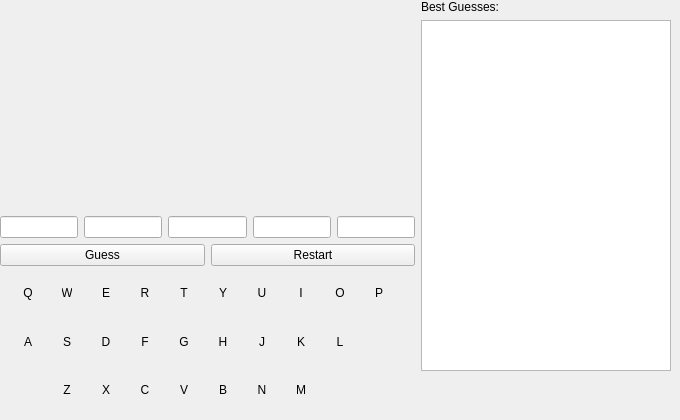
       <widget class="QWidget" name="tab">
        <property name="sizePolicy">
         <sizepolicy hsizetype="Expanding" vsizetype="Expanding">
          <horstretch>0</horstretch>
          <verstretch>0</verstretch>
         </sizepolicy>
        </property>
        <attribute name="title">
         <string>Game</string>
        </attribute>
        <widget class="QWidget" name="">
         <property name="geometry">
          <rect>
           <x>0</x>
           <y>0</y>
           <width>671</width>
           <height>411</height>
          </rect>
         </property>
         <layout class="QHBoxLayout" name="horizontalLayout_2">
          <property name="sizeConstraint">
           <enum>QLayout::SetNoConstraint</enum>
          </property>
          <item>
           <layout class="QVBoxLayout" name="verticalLayout_3">
            <item>
             <layout class="QGridLayout" name="gridLayout" rowminimumheight="20,20,20,20,20,20">
              <property name="horizontalSpacing">
               <number>5</number>
              </property>
              <item row="0" column="3">
               <widget class="QLabel" name="label_1_4">
                <property name="minimumSize">
                 <size>
                  <width>0</width>
                  <height>30</height>
                 </size>
                </property>
                <property name="text">
                 <string/>
                </property>
                <property name="alignment">
                 <set>Qt::AlignCenter</set>
                </property>
               </widget>
              </item>
              <item row="4" column="2">
               <widget class="QLabel" name="label_5_3">
                <property name="minimumSize">
                 <size>
                  <width>0</width>
                  <height>30</height>
                 </size>
                </property>
                <property name="text">
                 <string/>
                </property>
                <property name="alignment">
                 <set>Qt::AlignCenter</set>
                </property>
               </widget>
              </item>
              <item row="4" column="3">
               <widget class="QLabel" name="label_5_4">
                <property name="minimumSize">
                 <size>
                  <width>0</width>
                  <height>30</height>
                 </size>
                </property>
                <property name="text">
                 <string/>
                </property>
                <property name="alignment">
                 <set>Qt::AlignCenter</set>
                </property>
               </widget>
              </item>
              <item row="4" column="4">
               <widget class="QLabel" name="label_5_5">
                <property name="minimumSize">
                 <size>
                  <width>0</width>
                  <height>30</height>
                 </size>
                </property>
                <property name="text">
                 <string/>
                </property>
                <property name="alignment">
                 <set>Qt::AlignCenter</set>
                </property>
               </widget>
              </item>
              <item row="0" column="4">
               <widget class="QLabel" name="label_1_5">
                <property name="minimumSize">
                 <size>
                  <width>0</width>
                  <height>30</height>
                 </size>
                </property>
                <property name="text">
                 <string/>
                </property>
                <property name="alignment">
                 <set>Qt::AlignCenter</set>
                </property>
               </widget>
              </item>
              <item row="4" column="0">
               <widget class="QLabel" name="label_5_1">
                <property name="minimumSize">
                 <size>
                  <width>0</width>
                  <height>30</height>
                 </size>
                </property>
                <property name="text">
                 <string/>
                </property>
                <property name="alignment">
                 <set>Qt::AlignCenter</set>
                </property>
               </widget>
              </item>
              <item row="1" column="2">
               <widget class="QLabel" name="label_2_3">
                <property name="minimumSize">
                 <size>
                  <width>0</width>
                  <height>30</height>
                 </size>
                </property>
                <property name="text">
                 <string/>
                </property>
                <property name="alignment">
                 <set>Qt::AlignCenter</set>
                </property>
               </widget>
              </item>
              <item row="1" column="0">
               <widget class="QLabel" name="label_2_1">
                <property name="minimumSize">
                 <size>
                  <width>0</width>
                  <height>30</height>
                 </size>
                </property>
                <property name="text">
                 <string/>
                </property>
                <property name="alignment">
                 <set>Qt::AlignCenter</set>
                </property>
               </widget>
              </item>
              <item row="2" column="1">
               <widget class="QLabel" name="label_3_2">
                <property name="minimumSize">
                 <size>
                  <width>0</width>
                  <height>30</height>
                 </size>
                </property>
                <property name="text">
                 <string/>
                </property>
                <property name="alignment">
                 <set>Qt::AlignCenter</set>
                </property>
               </widget>
              </item>
              <item row="1" column="4">
               <widget class="QLabel" name="label_2_5">
                <property name="minimumSize">
                 <size>
                  <width>0</width>
                  <height>30</height>
                 </size>
                </property>
                <property name="text">
                 <string/>
                </property>
                <property name="alignment">
                 <set>Qt::AlignCenter</set>
                </property>
               </widget>
              </item>
              <item row="2" column="0">
               <widget class="QLabel" name="label_3_1">
                <property name="minimumSize">
                 <size>
                  <width>0</width>
                  <height>30</height>
                 </size>
                </property>
                <property name="text">
                 <string/>
                </property>
                <property name="alignment">
                 <set>Qt::AlignCenter</set>
                </property>
               </widget>
              </item>
              <item row="3" column="0">
               <widget class="QLabel" name="label_4_1">
                <property name="minimumSize">
                 <size>
                  <width>0</width>
                  <height>30</height>
                 </size>
                </property>
                <property name="text">
                 <string/>
                </property>
                <property name="alignment">
                 <set>Qt::AlignCenter</set>
                </property>
               </widget>
              </item>
              <item row="2" column="3">
               <widget class="QLabel" name="label_3_4">
                <property name="minimumSize">
                 <size>
                  <width>0</width>
                  <height>30</height>
                 </size>
                </property>
                <property name="text">
                 <string/>
                </property>
                <property name="alignment">
                 <set>Qt::AlignCenter</set>
                </property>
               </widget>
              </item>
              <item row="3" column="1">
               <widget class="QLabel" name="label_4_2">
                <property name="minimumSize">
                 <size>
                  <width>0</width>
                  <height>30</height>
                 </size>
                </property>
                <property name="text">
                 <string/>
                </property>
                <property name="alignment">
                 <set>Qt::AlignCenter</set>
                </property>
               </widget>
              </item>
              <item row="1" column="3">
               <widget class="QLabel" name="label_2_4">
                <property name="minimumSize">
                 <size>
                  <width>0</width>
                  <height>30</height>
                 </size>
                </property>
                <property name="text">
                 <string/>
                </property>
                <property name="alignment">
                 <set>Qt::AlignCenter</set>
                </property>
               </widget>
              </item>
              <item row="3" column="2">
               <widget class="QLabel" name="label_4_3">
                <property name="minimumSize">
                 <size>
                  <width>0</width>
                  <height>30</height>
                 </size>
                </property>
                <property name="text">
                 <string/>
                </property>
                <property name="alignment">
                 <set>Qt::AlignCenter</set>
                </property>
               </widget>
              </item>
              <item row="0" column="1">
               <widget class="QLabel" name="label_1_2">
                <property name="minimumSize">
                 <size>
                  <width>0</width>
                  <height>30</height>
                 </size>
                </property>
                <property name="text">
                 <string/>
                </property>
                <property name="alignment">
                 <set>Qt::AlignCenter</set>
                </property>
               </widget>
              </item>
              <item row="2" column="4">
               <widget class="QLabel" name="label_3_5">
                <property name="minimumSize">
                 <size>
                  <width>0</width>
                  <height>30</height>
                 </size>
                </property>
                <property name="text">
                 <string/>
                </property>
                <property name="alignment">
                 <set>Qt::AlignCenter</set>
                </property>
               </widget>
              </item>
              <item row="2" column="2">
               <widget class="QLabel" name="label_3_3">
                <property name="minimumSize">
                 <size>
                  <width>0</width>
                  <height>30</height>
                 </size>
                </property>
                <property name="text">
                 <string/>
                </property>
                <property name="alignment">
                 <set>Qt::AlignCenter</set>
                </property>
               </widget>
              </item>
              <item row="0" column="0">
               <widget class="QLabel" name="label_1_1">
                <property name="minimumSize">
                 <size>
                  <width>0</width>
                  <height>30</height>
                 </size>
                </property>
                <property name="text">
                 <string/>
                </property>
                <property name="alignment">
                 <set>Qt::AlignCenter</set>
                </property>
               </widget>
              </item>
              <item row="3" column="4">
               <widget class="QLabel" name="label_4_5">
                <property name="minimumSize">
                 <size>
                  <width>0</width>
                  <height>30</height>
                 </size>
                </property>
                <property name="text">
                 <string/>
                </property>
                <property name="alignment">
                 <set>Qt::AlignCenter</set>
                </property>
               </widget>
              </item>
              <item row="1" column="1">
               <widget class="QLabel" name="label_2_2">
                <property name="minimumSize">
                 <size>
                  <width>0</width>
                  <height>30</height>
                 </size>
                </property>
                <property name="text">
                 <string/>
                </property>
                <property name="alignment">
                 <set>Qt::AlignCenter</set>
                </property>
               </widget>
              </item>
              <item row="4" column="1">
               <widget class="QLabel" name="label_5_2">
                <property name="minimumSize">
                 <size>
                  <width>0</width>
                  <height>30</height>
                 </size>
                </property>
                <property name="text">
                 <string/>
                </property>
                <property name="alignment">
                 <set>Qt::AlignCenter</set>
                </property>
               </widget>
              </item>
              <item row="0" column="2">
               <widget class="QLabel" name="label_1_3">
                <property name="minimumSize">
                 <size>
                  <width>0</width>
                  <height>30</height>
                 </size>
                </property>
                <property name="text">
                 <string/>
                </property>
                <property name="alignment">
                 <set>Qt::AlignCenter</set>
                </property>
               </widget>
              </item>
              <item row="3" column="3">
               <widget class="QLabel" name="label_4_4">
                <property name="minimumSize">
                 <size>
                  <width>0</width>
                  <height>30</height>
                 </size>
                </property>
                <property name="text">
                 <string/>
                </property>
                <property name="alignment">
                 <set>Qt::AlignCenter</set>
                </property>
               </widget>
              </item>
              <item row="5" column="0">
               <widget class="QLabel" name="label_6_1">
                <property name="minimumSize">
                 <size>
                  <width>0</width>
                  <height>30</height>
                 </size>
                </property>
                <property name="text">
                 <string/>
                </property>
                <property name="alignment">
                 <set>Qt::AlignCenter</set>
                </property>
               </widget>
              </item>
              <item row="5" column="1">
               <widget class="QLabel" name="label_6_2">
                <property name="minimumSize">
                 <size>
                  <width>0</width>
                  <height>30</height>
                 </size>
                </property>
                <property name="text">
                 <string/>
                </property>
                <property name="alignment">
                 <set>Qt::AlignCenter</set>
                </property>
               </widget>
              </item>
              <item row="5" column="2">
               <widget class="QLabel" name="label_6_3">
                <property name="minimumSize">
                 <size>
                  <width>0</width>
                  <height>30</height>
                 </size>
                </property>
                <property name="text">
                 <string/>
                </property>
                <property name="alignment">
                 <set>Qt::AlignCenter</set>
                </property>
               </widget>
              </item>
              <item row="5" column="3">
               <widget class="QLabel" name="label_6_4">
                <property name="minimumSize">
                 <size>
                  <width>0</width>
                  <height>30</height>
                 </size>
                </property>
                <property name="text">
                 <string/>
                </property>
                <property name="alignment">
                 <set>Qt::AlignCenter</set>
                </property>
               </widget>
              </item>
              <item row="5" column="4">
               <widget class="QLabel" name="label_6_5">
                <property name="minimumSize">
                 <size>
                  <width>0</width>
                  <height>30</height>
                 </size>
                </property>
                <property name="text">
                 <string/>
                </property>
                <property name="alignment">
                 <set>Qt::AlignCenter</set>
                </property>
               </widget>
              </item>
             </layout>
            </item>
            <item>
             <layout class="QHBoxLayout" name="horizontalLayout">
              <item>
               <widget class="QLineEdit" name="lineEdit_1">
                <property name="maxLength">
                 <number>1</number>
                </property>
                <property name="alignment">
                 <set>Qt::AlignCenter</set>
                </property>
               </widget>
              </item>
              <item>
               <widget class="QLineEdit" name="lineEdit_2">
                <property name="maxLength">
                 <number>1</number>
                </property>
                <property name="alignment">
                 <set>Qt::AlignCenter</set>
                </property>
               </widget>
              </item>
              <item>
               <widget class="QLineEdit" name="lineEdit_3">
                <property name="maxLength">
                 <number>1</number>
                </property>
                <property name="alignment">
                 <set>Qt::AlignCenter</set>
                </property>
               </widget>
              </item>
              <item>
               <widget class="QLineEdit" name="lineEdit_4">
                <property name="maxLength">
                 <number>1</number>
                </property>
                <property name="alignment">
                 <set>Qt::AlignCenter</set>
                </property>
               </widget>
              </item>
              <item>
               <widget class="QLineEdit" name="lineEdit_5">
                <property name="maxLength">
                 <number>1</number>
                </property>
                <property name="alignment">
                 <set>Qt::AlignCenter</set>
                </property>
               </widget>
              </item>
             </layout>
            </item>
            <item>
             <layout class="QHBoxLayout" name="horizontalLayout_9">
              <item>
               <widget class="QPushButton" name="guessButton">
                <property name="sizePolicy">
                 <sizepolicy hsizetype="Preferred" vsizetype="Fixed">
                  <horstretch>0</horstretch>
                  <verstretch>0</verstretch>
                 </sizepolicy>
                </property>
                <property name="minimumSize">
                 <size>
                  <width>0</width>
                  <height>0</height>
                 </size>
                </property>
                <property name="text">
                 <string>Guess</string>
                </property>
               </widget>
              </item>
              <item>
               <widget class="QPushButton" name="restartGameButton">
                <property name="text">
                 <string>Restart</string>
                </property>
               </widget>
              </item>
             </layout>
            </item>
            <item>
             <layout class="QGridLayout" name="gridLayout_2">
              <item row="1" column="3">
               <widget class="QLabel" name="label_f">
                <property name="text">
                 <string>F</string>
                </property>
                <property name="alignment">
                 <set>Qt::AlignCenter</set>
                </property>
               </widget>
              </item>
              <item row="1" column="2">
               <widget class="QLabel" name="label_d">
                <property name="text">
                 <string>D</string>
                </property>
                <property name="alignment">
                 <set>Qt::AlignCenter</set>
                </property>
               </widget>
              </item>
              <item row="0" column="1">
               <widget class="QLabel" name="label_w">
                <property name="maximumSize">
                 <size>
                  <width>10</width>
                  <height>16777215</height>
                 </size>
                </property>
                <property name="text">
                 <string>W</string>
                </property>
                <property name="alignment">
                 <set>Qt::AlignCenter</set>
                </property>
               </widget>
              </item>
              <item row="0" column="3">
               <widget class="QLabel" name="label_r">
                <property name="maximumSize">
                 <size>
                  <width>10</width>
                  <height>16777215</height>
                 </size>
                </property>
                <property name="text">
                 <string>R</string>
                </property>
                <property name="alignment">
                 <set>Qt::AlignCenter</set>
                </property>
               </widget>
              </item>
              <item row="0" column="5">
               <widget class="QLabel" name="label_y">
                <property name="maximumSize">
                 <size>
                  <width>10</width>
                  <height>16777215</height>
                 </size>
                </property>
                <property name="text">
                 <string>Y</string>
                </property>
                <property name="alignment">
                 <set>Qt::AlignCenter</set>
                </property>
               </widget>
              </item>
              <item row="2" column="2">
               <widget class="QLabel" name="label_x">
                <property name="text">
                 <string>X</string>
                </property>
                <property name="alignment">
                 <set>Qt::AlignCenter</set>
                </property>
               </widget>
              </item>
              <item row="0" column="6">
               <widget class="QLabel" name="label_u">
                <property name="maximumSize">
                 <size>
                  <width>10</width>
                  <height>16777215</height>
                 </size>
                </property>
                <property name="text">
                 <string>U</string>
                </property>
                <property name="alignment">
                 <set>Qt::AlignCenter</set>
                </property>
               </widget>
              </item>
              <item row="0" column="7">
               <widget class="QLabel" name="label_i">
                <property name="maximumSize">
                 <size>
                  <width>10</width>
                  <height>16777215</height>
                 </size>
                </property>
                <property name="text">
                 <string>I</string>
                </property>
                <property name="alignment">
                 <set>Qt::AlignCenter</set>
                </property>
               </widget>
              </item>
              <item row="2" column="3">
               <widget class="QLabel" name="label_c">
                <property name="text">
                 <string>C</string>
                </property>
                <property name="alignment">
                 <set>Qt::AlignCenter</set>
                </property>
               </widget>
              </item>
              <item row="0" column="9">
               <widget class="QLabel" name="label_p">
                <property name="maximumSize">
                 <size>
                  <width>10</width>
                  <height>16777215</height>
                 </size>
                </property>
                <property name="text">
                 <string>P</string>
                </property>
                <property name="alignment">
                 <set>Qt::AlignCenter</set>
                </property>
               </widget>
              </item>
              <item row="0" column="8">
               <widget class="QLabel" name="label_o">
                <property name="maximumSize">
                 <size>
                  <width>10</width>
                  <height>16777215</height>
                 </size>
                </property>
                <property name="text">
                 <string>O</string>
                </property>
                <property name="alignment">
                 <set>Qt::AlignCenter</set>
                </property>
               </widget>
              </item>
              <item row="0" column="4">
               <widget class="QLabel" name="label_t">
                <property name="maximumSize">
                 <size>
                  <width>10</width>
                  <height>16777215</height>
                 </size>
                </property>
                <property name="text">
                 <string>T</string>
                </property>
                <property name="alignment">
                 <set>Qt::AlignCenter</set>
                </property>
               </widget>
              </item>
              <item row="0" column="2">
               <widget class="QLabel" name="label_e">
                <property name="maximumSize">
                 <size>
                  <width>10</width>
                  <height>16777215</height>
                 </size>
                </property>
                <property name="text">
                 <string>E</string>
                </property>
                <property name="alignment">
                 <set>Qt::AlignCenter</set>
                </property>
               </widget>
              </item>
              <item row="0" column="0">
               <widget class="QLabel" name="label_q">
                <property name="maximumSize">
                 <size>
                  <width>10</width>
                  <height>16777215</height>
                 </size>
                </property>
                <property name="text">
                 <string>Q</string>
                </property>
                <property name="alignment">
                 <set>Qt::AlignCenter</set>
                </property>
               </widget>
              </item>
              <item row="1" column="0">
               <widget class="QLabel" name="label_a">
                <property name="text">
                 <string>A</string>
                </property>
                <property name="alignment">
                 <set>Qt::AlignCenter</set>
                </property>
               </widget>
              </item>
              <item row="1" column="1">
               <widget class="QLabel" name="label_s">
                <property name="text">
                 <string>S</string>
                </property>
                <property name="alignment">
                 <set>Qt::AlignCenter</set>
                </property>
               </widget>
              </item>
              <item row="1" column="4">
               <widget class="QLabel" name="label_g">
                <property name="text">
                 <string>G</string>
                </property>
                <property name="alignment">
                 <set>Qt::AlignCenter</set>
                </property>
               </widget>
              </item>
              <item row="1" column="5">
               <widget class="QLabel" name="label_h">
                <property name="text">
                 <string>H</string>
                </property>
                <property name="alignment">
                 <set>Qt::AlignCenter</set>
                </property>
               </widget>
              </item>
              <item row="1" column="6">
               <widget class="QLabel" name="label_j">
                <property name="text">
                 <string>J</string>
                </property>
                <property name="alignment">
                 <set>Qt::AlignCenter</set>
                </property>
               </widget>
              </item>
              <item row="1" column="7">
               <widget class="QLabel" name="label_k">
                <property name="text">
                 <string>K</string>
                </property>
                <property name="alignment">
                 <set>Qt::AlignCenter</set>
                </property>
               </widget>
              </item>
              <item row="1" column="8">
               <widget class="QLabel" name="label_l">
                <property name="text">
                 <string>L</string>
                </property>
                <property name="alignment">
                 <set>Qt::AlignCenter</set>
                </property>
               </widget>
              </item>
              <item row="2" column="4">
               <widget class="QLabel" name="label_v">
                <property name="text">
                 <string>V</string>
                </property>
                <property name="alignment">
                 <set>Qt::AlignCenter</set>
                </property>
               </widget>
              </item>
              <item row="2" column="5">
               <widget class="QLabel" name="label_b">
                <property name="text">
                 <string>B</string>
                </property>
                <property name="alignment">
                 <set>Qt::AlignCenter</set>
                </property>
               </widget>
              </item>
              <item row="2" column="6">
               <widget class="QLabel" name="label_n">
                <property name="text">
                 <string>N</string>
                </property>
                <property name="alignment">
                 <set>Qt::AlignCenter</set>
                </property>
               </widget>
              </item>
              <item row="2" column="7">
               <widget class="QLabel" name="label_m">
                <property name="text">
                 <string>M</string>
                </property>
                <property name="alignment">
                 <set>Qt::AlignCenter</set>
                </property>
               </widget>
              </item>
              <item row="2" column="1">
               <widget class="QLabel" name="label_z">
                <property name="text">
                 <string>Z</string>
                </property>
                <property name="alignment">
                 <set>Qt::AlignCenter</set>
                </property>
               </widget>
              </item>
             </layout>
            </item>
           </layout>
          </item>
          <item>
           <layout class="QVBoxLayout" name="verticalLayout_2">
            <item>
             <widget class="QLabel" name="label">
              <property name="text">
               <string>Best Guesses:</string>
              </property>
             </widget>
            </item>
            <item>
             <widget class="QTextEdit" name="textEdit">
              <property name="sizePolicy">
               <sizepolicy hsizetype="Fixed" vsizetype="Expanding">
                <horstretch>0</horstretch>
                <verstretch>0</verstretch>
               </sizepolicy>
              </property>
              <property name="minimumSize">
               <size>
                <width>250</width>
                <height>0</height>
               </size>
              </property>
             </widget>
            </item>
            <item>
             <layout class="QHBoxLayout" name="horizontalLayout_3">
              <item>
               <widget class="QLabel" name="guessCountLabel">
                <property name="text">
                 <string/>
                </property>
               </widget>
              </item>
              <item>
               <widget class="QLabel" name="remainingWordsLabel">
                <property name="text">
                 <string/>
                </property>
               </widget>
              </item>
             </layout>
            </item>
            <item>
             <widget class="QLabel" name="gameFeedbackLabel">
              <property name="text">
               <string/>
              </property>
              <property name="alignment">
               <set>Qt::AlignCenter</set>
              </property>
             </widget>
            </item>
           </layout>
          </item>
         </layout>
        </widget>
       </widget>
